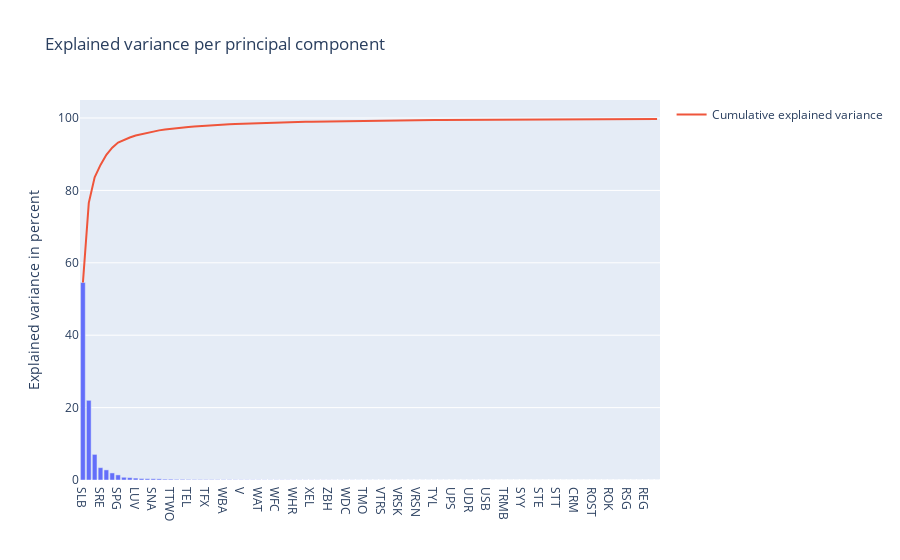
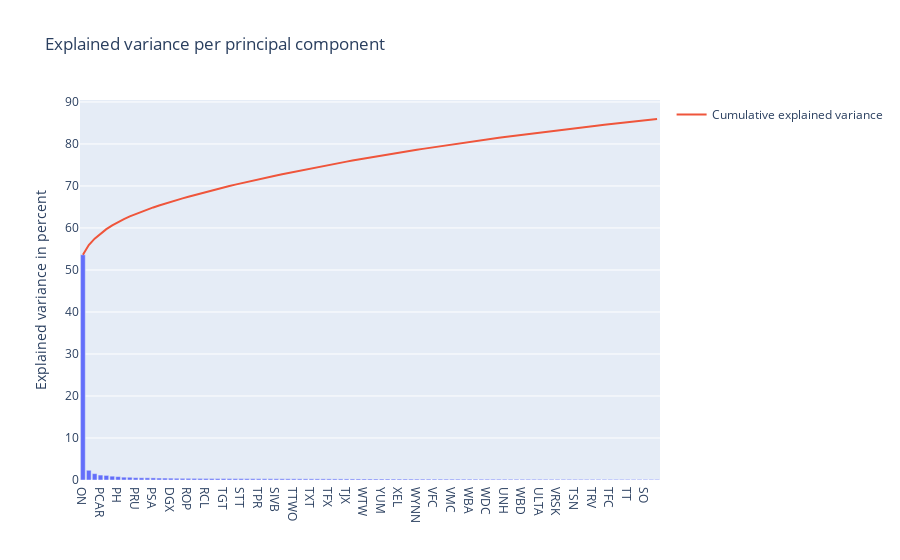
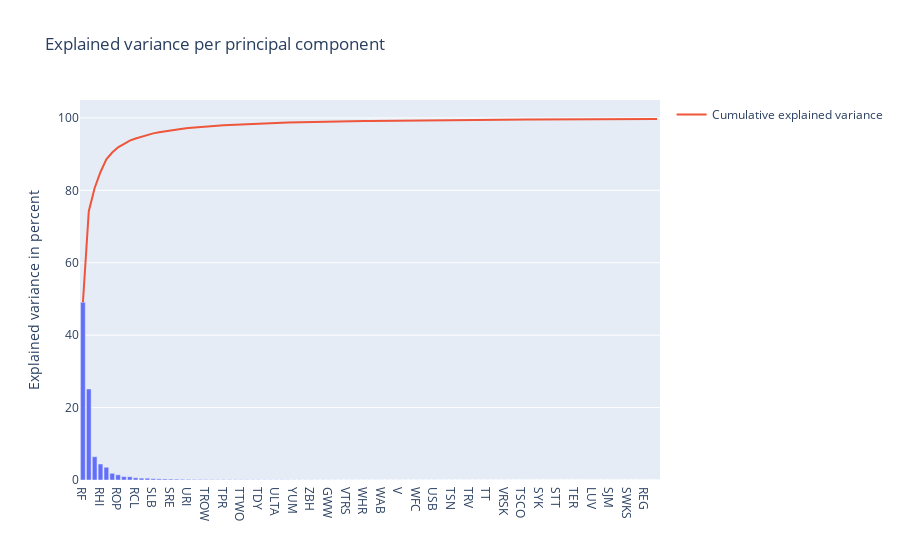
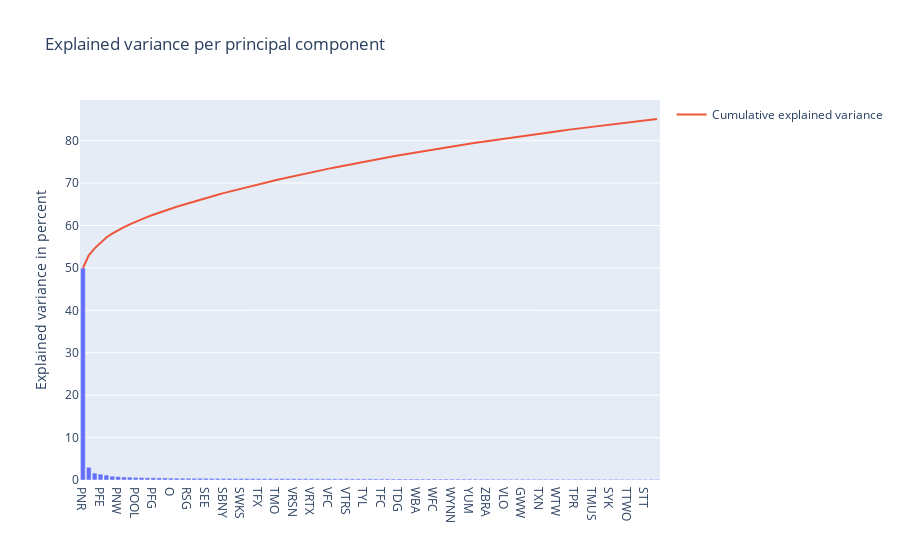

Notebook code for these charts, in order:
### Code cell
# Iterate through all the years in yearlist and generate the result
closeMaxList = []
returnMaxList = []

for year in yearList:
    tmpPriceDf = df[(df.index.year == year) | (df.index.year == year + 1)]
    
    # Calculate the linear return from the price of the assets for the temporary time stamp
    tmpRetDf = tmpPriceDf.copy()
    tmpRetDf.iloc[0, :] = np.zeros(len(tmpRetDf.iloc[0, :]))
    for i in range(len(tmpRetDf) - 1):
        tmpRetDf.iloc[i + 1, :] = tmpPriceDf.iloc[i, :] / tmpPriceDf.iloc[i + 1, :] - 1
    
    # Normalize the tmpPriceDf and tmpRetDf
    tmpPriceDf = (tmpPriceDf - tmpPriceDf.mean()) / tmpPriceDf.std()
    tmpRetDf = (tmpRetDf - tmpRetDf.mean()) / tmpRetDf.std()

    # Iterate through dataframes and show the result
    dfList = [tmpPriceDf, tmpRetDf]
    print('Result for year ' + str(year) + '-' + str(year + 1))
    tmpNum = 0
    for tmpDf in dfList:
        # Estimate the variance and compute the eigenvalues and eigenvectors
        cov = tmpDf.cov()
        eig_vals, eig_vecs = np.linalg.eig(cov)
        eig_vals = np.real(eig_vals)
        eig_vecs = np.real(eig_vecs)
        sorted_idx = np.argsort(eig_vals)
        if tmpNum == 0:
            closeMaxList.append(df.columns[sorted_idx[0]])
        else:
            returnMaxList.append(df.columns[sorted_idx[0]])
        tmpNum += 1

        # Plot the cumulative explain variance against increasing PCS
        tot = sum(eig_vals)
        var_exp = [(i / tot) * 100 for i in sorted(eig_vals, reverse=True)]
        cum_var_exp = np.cumsum(var_exp)

        trace1 = Bar(
                x=[df.columns[sorted_idx[i]] for i in range(1, 100)],
                y=var_exp,
                showlegend=False)

        trace2 = Scatter(
                x=[df.columns[sorted_idx[i]] for i in range(1, 100)], 
                y=cum_var_exp,
                name='Cumulative explained variance')

        data = (trace1, trace2)

        layout = Layout(
                yaxis=YAxis(title='Explained variance in percent'),
                title='Explained variance per principal component')

        fig = Figure(data=data, layout=layout)

        iplot(fig)

print('STOCK PRICE: ', closeMaxList)
print('STOCK RETURN: ', returnMaxList)

### Figure 1 — Plotly figure (JSON) as saved in the notebook; plotly's stock layout.template omitted (floating-point values rounded to 4 significant figures; data arrays with more than 128 entries replaced by an {"elided": "..."} marker saying what was removed)
{"data": [{"showlegend": false, "type": "bar", "x": ["SLB ", "STX ", "SEE ", "SRE ", "SHW ", "SBNY ", "SPG ", "SWKS ", "SJM ", "LUV ", "SWK ", "SO ", "SNA ", "TMUS ", "TROW ", "TTWO ", "TPR ", "TGT ", "TEL ", "TXN ", "TDY ", "TFX ", "TER ", "TXT ", "WBA ", "WAB ", "VMC ", "V ", "WBD ", "WM ", "WAT ", "WELL ", "ZBRA ", "WFC ", "WEC ", "WST ", "WHR ", "GWW ", "YUM ", "XEL ", "ZION ", "WYNN ", "ZBH ", "WTW ", "WMB ", "WDC ", "WMT ", "WY ", "TMO ", "TJX ", "VZ ", "VTRS ", "VRTX ", "VFC ", "VRSK ", "UHS ", "VTR ", "VRSN ", "VLO ", "UNH ", "TYL ", "TFC ", "UAL ", "UPS ", "URI ", "UNP ", "UDR ", "ULTA ", "TSN ", "USB ", "TDG ", "TRV ", "TRMB ", "TT ", "TSCO ", "SYY ", "SNPS ", "SYK ", "STE ", "SIVB ", "STLD ", "STT ", "SBUX ", "SBAC ", "CRM ", "SPGI ", "RCL ", "ROST ", "ROP ", "ROL ", "ROK ", "RHI ", "RMD ", "RSG ", "RF ", "REGN ", "REG ", "O ", "RTX "], "y": {"elided": "438 float values"}}, {"name": "Cumulative explained variance", "type": "scatter", "x": ["SLB ", "STX ", "SEE ", "SRE ", "SHW ", "SBNY ", "SPG ", "SWKS ", "SJM ", "LUV ", "SWK ", "SO ", "SNA ", "TMUS ", "TROW ", "TTWO ", "TPR ", "TGT ", "TEL ", "TXN ", "TDY ", "TFX ", "TER ", "TXT ", "WBA ", "WAB ", "VMC ", "V ", "WBD ", "WM ", "WAT ", "WELL ", "ZBRA ", "WFC ", "WEC ", "WST ", "WHR ", "GWW ", "YUM ", "XEL ", "ZION ", "WYNN ", "ZBH ", "WTW ", "WMB ", "WDC ", "WMT ", "WY ", "TMO ", "TJX ", "VZ ", "VTRS ", "VRTX ", "VFC ", "VRSK ", "UHS ", "VTR ", "VRSN ", "VLO ", "UNH ", "TYL ", "TFC ", "UAL ", "UPS ", "URI ", "UNP ", "UDR ", "ULTA ", "TSN ", "USB ", "TDG ", "TRV ", "TRMB ", "TT ", "TSCO ", "SYY ", "SNPS ", "SYK ", "STE ", "SIVB ", "STLD ", "STT ", "SBUX ", "SBAC ", "CRM ", "SPGI ", "RCL ", "ROST ", "ROP ", "ROL ", "ROK ", "RHI ", "RMD ", "RSG ", "RF ", "REGN ", "REG ", "O ", "RTX "], "y": {"elided": "438 float values"}}], "layout": {"title": {"text": "Explained variance per principal component"}, "yaxis": {"title": {"text": "Explained variance in percent"}}}}

### Figure 2 — Plotly figure (JSON) as saved in the notebook; plotly's stock layout.template omitted (floating-point values rounded to 4 significant figures; data arrays with more than 128 entries replaced by an {"elided": "..."} marker saying what was removed)
{"data": [{"showlegend": false, "type": "bar", "x": ["ON ", "OKE ", "ORCL ", "PCAR ", "PKG ", "PARA ", "PH ", "PAYX ", "PLD ", "PRU ", "PEG ", "PTC ", "PSA ", "PWR ", "QCOM ", "DGX ", "PHM ", "ROL ", "ROP ", "SPGI ", "CRM ", "RCL ", "ROST ", "SBAC ", "TGT ", "LUV ", "SWK ", "STT ", "SBUX ", "STLD ", "TPR ", "SYK ", "STE ", "SIVB ", "SNPS ", "WELL ", "TTWO ", "TMO ", "TXN ", "TXT ", "TDY ", "TEL ", "TFX ", "TER ", "WHR ", "TJX ", "WMB ", "TSCO ", "WTW ", "WAT ", "ZBRA ", "YUM ", "VZ ", "WM ", "XEL ", "ZBH ", "WEC ", "WYNN ", "GWW ", "VRTX ", "VFC ", "VTRS ", "V ", "VMC ", "ZION ", "WAB ", "WBA ", "WMT ", "WY ", "WDC ", "VTR ", "UHS ", "UNH ", "VLO ", "WST ", "WBD ", "VRSN ", "UAL ", "ULTA ", "UNP ", "URI ", "VRSK ", "UPS ", "TROW ", "TSN ", "UDR ", "TRMB ", "TRV ", "TYL ", "USB ", "TFC ", "WFC ", "TMUS ", "TT ", "TDG ", "SYY ", "SO ", "SNA ", "SJM "], "y": {"elided": "438 float values"}}, {"name": "Cumulative explained variance", "type": "scatter", "x": ["ON ", "OKE ", "ORCL ", "PCAR ", "PKG ", "PARA ", "PH ", "PAYX ", "PLD ", "PRU ", "PEG ", "PTC ", "PSA ", "PWR ", "QCOM ", "DGX ", "PHM ", "ROL ", "ROP ", "SPGI ", "CRM ", "RCL ", "ROST ", "SBAC ", "TGT ", "LUV ", "SWK ", "STT ", "SBUX ", "STLD ", "TPR ", "SYK ", "STE ", "SIVB ", "SNPS ", "WELL ", "TTWO ", "TMO ", "TXN ", "TXT ", "TDY ", "TEL ", "TFX ", "TER ", "WHR ", "TJX ", "WMB ", "TSCO ", "WTW ", "WAT ", "ZBRA ", "YUM ", "VZ ", "WM ", "XEL ", "ZBH ", "WEC ", "WYNN ", "GWW ", "VRTX ", "VFC ", "VTRS ", "V ", "VMC ", "ZION ", "WAB ", "WBA ", "WMT ", "WY ", "WDC ", "VTR ", "UHS ", "UNH ", "VLO ", "WST ", "WBD ", "VRSN ", "UAL ", "ULTA ", "UNP ", "URI ", "VRSK ", "UPS ", "TROW ", "TSN ", "UDR ", "TRMB ", "TRV ", "TYL ", "USB ", "TFC ", "WFC ", "TMUS ", "TT ", "TDG ", "SYY ", "SO ", "SNA ", "SJM "], "y": {"elided": "438 float values"}}], "layout": {"title": {"text": "Explained variance per principal component"}, "yaxis": {"title": {"text": "Explained variance in percent"}}}}

### Figure 3 — Plotly figure (JSON) as saved in the notebook; plotly's stock layout.template omitted (floating-point values rounded to 4 significant figures; data arrays with more than 128 entries replaced by an {"elided": "..."} marker saying what was removed)
{"data": [{"showlegend": false, "type": "bar", "x": ["RF ", "RSG ", "RMD ", "RHI ", "ROK ", "ROL ", "ROP ", "ROST ", "SPGI ", "RCL ", "CRM ", "SBAC ", "SLB ", "STX ", "SEE ", "SRE ", "SNPS ", "SYY ", "URI ", "TMUS ", "UNH ", "TROW ", "VLO ", "VTR ", "TPR ", "UHS ", "TGT ", "TTWO ", "TEL ", "UPS ", "TDY ", "UAL ", "UNP ", "ULTA ", "VRSN ", "WY ", "YUM ", "ZBRA ", "ZION ", "ZBH ", "WTW ", "VFC ", "GWW ", "WYNN ", "XEL ", "VTRS ", "WMB ", "WBA ", "WHR ", "WDC ", "WM ", "WAB ", "VMC ", "WST ", "V ", "WELL ", "WAT ", "WFC ", "WEC ", "UDR ", "USB ", "WBD ", "TYL ", "TSN ", "WMT ", "TFC ", "TRV ", "VRTX ", "TRMB ", "TT ", "TDG ", "VZ ", "VRSK ", "TMO ", "SIVB ", "TSCO ", "TJX ", "TXT ", "SYK ", "STE ", "STLD ", "STT ", "TXN ", "SBUX ", "TER ", "TFX ", "SWK ", "LUV ", "SO ", "SNA ", "SJM ", "SBNY ", "SPG ", "SWKS ", "SHW ", "REGN ", "REG ", "O ", "RTX "], "y": {"elided": "438 float values"}}, {"name": "Cumulative explained variance", "type": "scatter", "x": ["RF ", "RSG ", "RMD ", "RHI ", "ROK ", "ROL ", "ROP ", "ROST ", "SPGI ", "RCL ", "CRM ", "SBAC ", "SLB ", "STX ", "SEE ", "SRE ", "SNPS ", "SYY ", "URI ", "TMUS ", "UNH ", "TROW ", "VLO ", "VTR ", "TPR ", "UHS ", "TGT ", "TTWO ", "TEL ", "UPS ", "TDY ", "UAL ", "UNP ", "ULTA ", "VRSN ", "WY ", "YUM ", "ZBRA ", "ZION ", "ZBH ", "WTW ", "VFC ", "GWW ", "WYNN ", "XEL ", "VTRS ", "WMB ", "WBA ", "WHR ", "WDC ", "WM ", "WAB ", "VMC ", "WST ", "V ", "WELL ", "WAT ", "WFC ", "WEC ", "UDR ", "USB ", "WBD ", "TYL ", "TSN ", "WMT ", "TFC ", "TRV ", "VRTX ", "TRMB ", "TT ", "TDG ", "VZ ", "VRSK ", "TMO ", "SIVB ", "TSCO ", "TJX ", "TXT ", "SYK ", "STE ", "STLD ", "STT ", "TXN ", "SBUX ", "TER ", "TFX ", "SWK ", "LUV ", "SO ", "SNA ", "SJM ", "SBNY ", "SPG ", "SWKS ", "SHW ", "REGN ", "REG ", "O ", "RTX "], "y": {"elided": "438 float values"}}], "layout": {"title": {"text": "Explained variance per principal component"}, "yaxis": {"title": {"text": "Explained variance in percent"}}}}

### Figure 4 — Plotly figure (JSON) as saved in the notebook; plotly's stock layout.template omitted (floating-point values rounded to 4 significant figures; data arrays with more than 128 entries replaced by an {"elided": "..."} marker saying what was removed)
{"data": [{"showlegend": false, "type": "bar", "x": ["PNR ", "PEP ", "PKI ", "PFE ", "PCG ", "PM ", "PNW ", "PXD ", "PNC ", "POOL ", "PPG ", "PPL ", "PFG ", "RTX ", "REG ", "O ", "REGN ", "RF ", "RSG ", "RMD ", "STX ", "SEE ", "SRE ", "SHW ", "SBNY ", "SPG ", "UAL ", "SWKS ", "SJM ", "SNA ", "TFX ", "TDY ", "TXT ", "TMO ", "TJX ", "TSCO ", "VRSN ", "VRSK ", "VZ ", "VRTX ", "WHR ", "TT ", "VFC ", "WDC ", "V ", "VTRS ", "UDR ", "TSN ", "TYL ", "USB ", "TRMB ", "TFC ", "WMT ", "TRV ", "TDG ", "WBD ", "WST ", "WBA ", "WAB ", "WELL ", "WFC ", "XEL ", "WEC ", "WYNN ", "WAT ", "WM ", "YUM ", "ZION ", "ZBH ", "ZBRA ", "VMC ", "VTR ", "VLO ", "UHS ", "UNH ", "GWW ", "URI ", "TER ", "TXN ", "UPS ", "UNP ", "WTW ", "TEL ", "WMB ", "TPR ", "TGT ", "ULTA ", "TMUS ", "SNPS ", "SIVB ", "SYK ", "SYY ", "WY ", "TTWO ", "STE ", "STLD ", "STT ", "TROW ", "SBUX "], "y": {"elided": "438 float values"}}, {"name": "Cumulative explained variance", "type": "scatter", "x": ["PNR ", "PEP ", "PKI ", "PFE ", "PCG ", "PM ", "PNW ", "PXD ", "PNC ", "POOL ", "PPG ", "PPL ", "PFG ", "RTX ", "REG ", "O ", "REGN ", "RF ", "RSG ", "RMD ", "STX ", "SEE ", "SRE ", "SHW ", "SBNY ", "SPG ", "UAL ", "SWKS ", "SJM ", "SNA ", "TFX ", "TDY ", "TXT ", "TMO ", "TJX ", "TSCO ", "VRSN ", "VRSK ", "VZ ", "VRTX ", "WHR ", "TT ", "VFC ", "WDC ", "V ", "VTRS ", "UDR ", "TSN ", "TYL ", "USB ", "TRMB ", "TFC ", "WMT ", "TRV ", "TDG ", "WBD ", "WST ", "WBA ", "WAB ", "WELL ", "WFC ", "XEL ", "WEC ", "WYNN ", "WAT ", "WM ", "YUM ", "ZION ", "ZBH ", "ZBRA ", "VMC ", "VTR ", "VLO ", "UHS ", "UNH ", "GWW ", "URI ", "TER ", "TXN ", "UPS ", "UNP ", "WTW ", "TEL ", "WMB ", "TPR ", "TGT ", "ULTA ", "TMUS ", "SNPS ", "SIVB ", "SYK ", "SYY ", "WY ", "TTWO ", "STE ", "STLD ", "STT ", "TROW ", "SBUX "], "y": {"elided": "438 float values"}}], "layout": {"title": {"text": "Explained variance per principal component"}, "yaxis": {"title": {"text": "Explained variance in percent"}}}}
